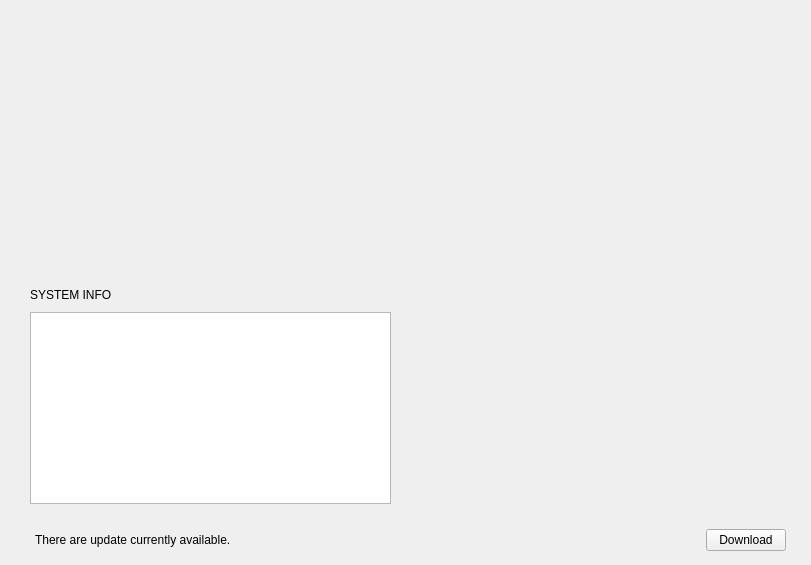
<?xml version="1.0" encoding="UTF-8"?>
<ui version="4.0">
 <class>DashboardPage</class>
 <widget class="QWidget" name="DashboardPage">
  <property name="geometry">
   <rect>
    <x>0</x>
    <y>0</y>
    <width>811</width>
    <height>565</height>
   </rect>
  </property>
  <property name="sizePolicy">
   <sizepolicy hsizetype="Expanding" vsizetype="Expanding">
    <horstretch>0</horstretch>
    <verstretch>0</verstretch>
   </sizepolicy>
  </property>
  <property name="windowTitle">
   <string notr="true">Form</string>
  </property>
  <layout class="QGridLayout" name="gridLayout">
   <property name="leftMargin">
    <number>20</number>
   </property>
   <property name="topMargin">
    <number>10</number>
   </property>
   <property name="rightMargin">
    <number>20</number>
   </property>
   <property name="bottomMargin">
    <number>10</number>
   </property>
   <property name="spacing">
    <number>10</number>
   </property>
   <item row="2" column="1">
    <widget class="QWidget" name="lineBars" native="true">
     <property name="sizePolicy">
      <sizepolicy hsizetype="Expanding" vsizetype="Expanding">
       <horstretch>0</horstretch>
       <verstretch>0</verstretch>
      </sizepolicy>
     </property>
     <property name="minimumSize">
      <size>
       <width>150</width>
       <height>0</height>
      </size>
     </property>
     <layout class="QVBoxLayout" name="lineBarsLayout">
      <property name="spacing">
       <number>20</number>
      </property>
      <property name="leftMargin">
       <number>0</number>
      </property>
      <property name="topMargin">
       <number>10</number>
      </property>
      <property name="rightMargin">
       <number>0</number>
      </property>
      <property name="bottomMargin">
       <number>0</number>
      </property>
     </layout>
    </widget>
   </item>
   <item row="0" column="0" colspan="2">
    <widget class="QWidget" name="circleBars" native="true">
     <property name="sizePolicy">
      <sizepolicy hsizetype="Expanding" vsizetype="Expanding">
       <horstretch>0</horstretch>
       <verstretch>0</verstretch>
      </sizepolicy>
     </property>
     <property name="minimumSize">
      <size>
       <width>0</width>
       <height>200</height>
      </size>
     </property>
     <layout class="QHBoxLayout" name="circleBarsLayout">
      <property name="spacing">
       <number>25</number>
      </property>
      <property name="leftMargin">
       <number>0</number>
      </property>
      <property name="topMargin">
       <number>0</number>
      </property>
      <property name="rightMargin">
       <number>0</number>
      </property>
      <property name="bottomMargin">
       <number>0</number>
      </property>
     </layout>
    </widget>
   </item>
   <item row="2" column="0">
    <widget class="QWidget" name="systemInfo" native="true">
     <property name="sizePolicy">
      <sizepolicy hsizetype="Expanding" vsizetype="Expanding">
       <horstretch>0</horstretch>
       <verstretch>0</verstretch>
      </sizepolicy>
     </property>
     <property name="minimumSize">
      <size>
       <width>200</width>
       <height>0</height>
      </size>
     </property>
     <property name="focusPolicy">
      <enum>Qt::WheelFocus</enum>
     </property>
     <layout class="QVBoxLayout" name="verticalLayout">
      <property name="spacing">
       <number>10</number>
      </property>
      <property name="leftMargin">
       <number>10</number>
      </property>
      <property name="topMargin">
       <number>0</number>
      </property>
      <property name="rightMargin">
       <number>10</number>
      </property>
      <property name="bottomMargin">
       <number>0</number>
      </property>
      <item>
       <spacer name="verticalSpacer_2">
        <property name="orientation">
         <enum>Qt::Vertical</enum>
        </property>
        <property name="sizeHint" stdset="0">
         <size>
          <width>20</width>
          <height>20</height>
         </size>
        </property>
       </spacer>
      </item>
      <item>
       <widget class="QLabel" name="systemInfoTitle">
        <property name="text">
         <string>SYSTEM INFO</string>
        </property>
       </widget>
      </item>
      <item>
       <widget class="QListView" name="systemInfoList">
        <property name="focusPolicy">
         <enum>Qt::NoFocus</enum>
        </property>
        <property name="verticalScrollBarPolicy">
         <enum>Qt::ScrollBarAlwaysOff</enum>
        </property>
        <property name="horizontalScrollBarPolicy">
         <enum>Qt::ScrollBarAlwaysOff</enum>
        </property>
        <property name="autoScroll">
         <bool>false</bool>
        </property>
        <property name="editTriggers">
         <set>QAbstractItemView::NoEditTriggers</set>
        </property>
        <property name="selectionMode">
         <enum>QAbstractItemView::NoSelection</enum>
        </property>
        <property name="selectionBehavior">
         <enum>QAbstractItemView::SelectRows</enum>
        </property>
        <property name="spacing">
         <number>5</number>
        </property>
        <property name="wordWrap">
         <bool>true</bool>
        </property>
       </widget>
      </item>
      <item>
       <spacer name="verticalSpacer">
        <property name="orientation">
         <enum>Qt::Vertical</enum>
        </property>
        <property name="sizeHint" stdset="0">
         <size>
          <width>20</width>
          <height>0</height>
         </size>
        </property>
       </spacer>
      </item>
     </layout>
    </widget>
   </item>
   <item row="3" column="0" colspan="2">
    <widget class="QWidget" name="updateBarWidget" native="true">
     <property name="sizePolicy">
      <sizepolicy hsizetype="Expanding" vsizetype="Fixed">
       <horstretch>0</horstretch>
       <verstretch>0</verstretch>
      </sizepolicy>
     </property>
     <property name="minimumSize">
      <size>
       <width>0</width>
       <height>30</height>
      </size>
     </property>
     <property name="styleSheet">
      <string notr="true"/>
     </property>
     <layout class="QHBoxLayout" name="updateBarLayout">
      <property name="spacing">
       <number>0</number>
      </property>
      <property name="leftMargin">
       <number>15</number>
      </property>
      <property name="topMargin">
       <number>0</number>
      </property>
      <property name="rightMargin">
       <number>5</number>
      </property>
      <property name="bottomMargin">
       <number>0</number>
      </property>
      <item alignment="Qt::AlignLeft|Qt::AlignVCenter">
       <widget class="QLabel" name="updateBarTextLabel">
        <property name="text">
         <string>There are update currently available.</string>
        </property>
       </widget>
      </item>
      <item alignment="Qt::AlignRight|Qt::AlignVCenter">
       <widget class="QPushButton" name="downloadUpdateBtn">
        <property name="cursor">
         <cursorShape>PointingHandCursor</cursorShape>
        </property>
        <property name="focusPolicy">
         <enum>Qt::NoFocus</enum>
        </property>
        <property name="text">
         <string>Download</string>
        </property>
       </widget>
      </item>
     </layout>
    </widget>
   </item>
  </layout>
 </widget>
 <resources/>
 <connections/>
</ui>
